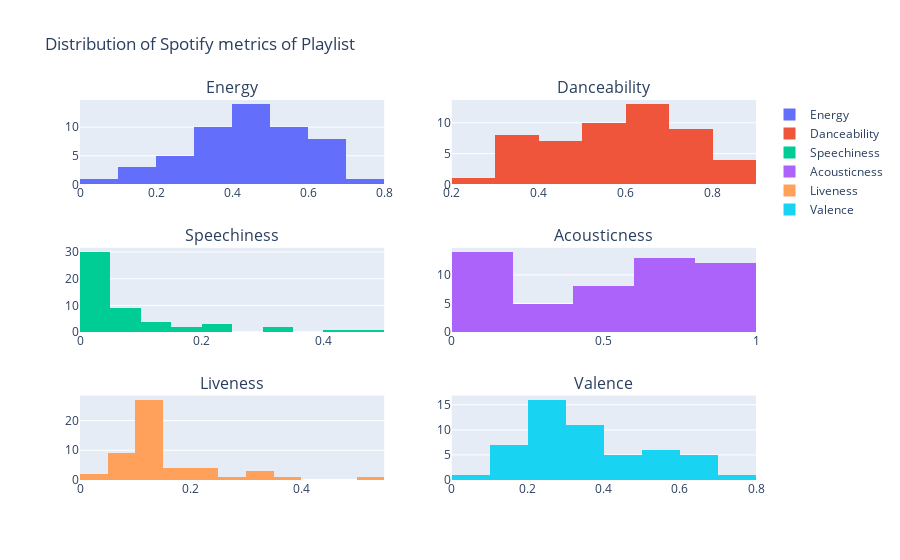

Notebook code for this chart:
### Code cell
fig = make_subplots(rows=3, cols=2,
                    subplot_titles = ['Energy', 'Danceability', 'Speechiness',
                                      'Acousticness', 'Liveness', 'Valence'])
fig.add_trace(go.Histogram(x=FeatureDF['energy'], name = 'Energy'), row=1, col=1)
fig.add_trace(go.Histogram(x=FeatureDF['danceability'], name = 'Danceability'), row=1, col=2)
fig.add_trace(go.Histogram(x=FeatureDF['speechiness'], name = 'Speechiness'), row=2, col=1)
fig.add_trace(go.Histogram(x=FeatureDF['acousticness'], name = 'Acousticness'), row=2, col=2)
fig.add_trace(go.Histogram(x=FeatureDF['liveness'], name = 'Liveness'), row=3, col=1)
fig.add_trace(go.Histogram(x=FeatureDF['valence'], name = 'Valence'), row=3, col=2)
fig.update_layout(title = "Distribution of Spotify metrics of Playlist")
fig.show()

### Figure 1 — Plotly figure (JSON) as saved in the notebook; plotly's stock layout.template omitted (floating-point values rounded to 4 significant figures)
{"data": [{"name": "Energy", "type": "histogram", "x": [0.356, 0.31, 0.525, 0.678, 0.669, 0.247, 0.58, 0.459, 0.481, 0.488, 0.254, 0.786, 0.543, 0.599, 0.675, 0.667, 0.415, 0.39, 0.436, 0.277, 0.39, 0.589, 0.661, 0.35, 0.364, 0.459, 0.429, 0.458, 0.229, 0.501, 0.436, 0.454, 0.543, 0.405, 0.446, 0.516, 0.313, 0.56, 0.161, 0.265, 0.381, 0.349, 0.451, 0.301, 0.588, 0.172, 0.0948, 0.199, 0.625, 0.676, 0.639, 0.449], "xaxis": "x", "yaxis": "y"}, {"name": "Danceability", "type": "histogram", "x": [0.786, 0.348, 0.611, 0.533, 0.481, 0.36, 0.358, 0.693, 0.661, 0.606, 0.541, 0.814, 0.824, 0.738, 0.742, 0.552, 0.661, 0.739, 0.756, 0.659, 0.784, 0.58, 0.679, 0.666, 0.831, 0.601, 0.432, 0.534, 0.49, 0.735, 0.656, 0.677, 0.696, 0.504, 0.502, 0.507, 0.439, 0.338, 0.401, 0.747, 0.512, 0.254, 0.317, 0.37, 0.435, 0.364, 0.338, 0.43, 0.585, 0.721, 0.833, 0.678], "xaxis": "x2", "yaxis": "y2"}, {"name": "Speechiness", "type": "histogram", "x": [0.0462, 0.0413, 0.0354, 0.0256, 0.455, 0.0396, 0.045, 0.0407, 0.0294, 0.0255, 0.0387, 0.232, 0.209, 0.0393, 0.0907, 0.333, 0.183, 0.0918, 0.0457, 0.119, 0.0615, 0.327, 0.124, 0.0389, 0.124, 0.44, 0.0293, 0.233, 0.0273, 0.167, 0.0744, 0.0673, 0.0454, 0.0515, 0.0365, 0.106, 0.0291, 0.0298, 0.0372, 0.0354, 0.0258, 0.0379, 0.0347, 0.0322, 0.0336, 0.0335, 0.0434, 0.0348, 0.0765, 0.045, 0.0676, 0.0869], "xaxis": "x3", "yaxis": "y3"}, {"name": "Acousticness", "type": "histogram", "x": [0.771, 0.845, 0.767, 0.663, 0.92, 0.838, 0.768, 0.733, 0.662, 0.597, 0.929, 0.069, 0.101, 0.434, 0.139, 0.0381, 0.0202, 0.0475, 0.0554, 0.443, 0.286, 0.343, 0.0641, 0.204, 0.0268, 0.195, 0.0095, 0.299, 0.804, 0.627, 0.845, 0.83, 0.438, 0.786, 0.466, 0.457, 0.692, 0.204, 0.781, 0.745, 0.784, 0.85, 0.537, 0.845, 0.735, 0.92, 0.884, 0.906, 0.0444, 0.0052, 0.152, 0.477], "xaxis": "x4", "yaxis": "y4"}, {"name": "Liveness", "type": "histogram", "x": [0.1, 0.111, 0.112, 0.145, 0.139, 0.104, 0.127, 0.12, 0.0789, 0.184, 0.101, 0.0976, 0.178, 0.13, 0.167, 0.0777, 0.31, 0.0732, 0.309, 0.128, 0.139, 0.121, 0.0976, 0.238, 0.0736, 0.144, 0.136, 0.095, 0.126, 0.104, 0.221, 0.274, 0.394, 0.102, 0.331, 0.128, 0.0464, 0.108, 0.118, 0.11, 0.109, 0.234, 0.0898, 0.113, 0.156, 0.0916, 0.1, 0.145, 0.0376, 0.205, 0.101, 0.536], "xaxis": "x5", "yaxis": "y5"}, {"name": "Valence", "type": "histogram", "x": [0.519, 0.0474, 0.299, 0.683, 0.351, 0.279, 0.352, 0.35, 0.154, 0.468, 0.251, 0.797, 0.548, 0.575, 0.679, 0.348, 0.286, 0.285, 0.228, 0.24, 0.316, 0.363, 0.388, 0.272, 0.649, 0.231, 0.205, 0.275, 0.281, 0.551, 0.196, 0.273, 0.3, 0.176, 0.311, 0.486, 0.243, 0.576, 0.112, 0.2, 0.114, 0.303, 0.459, 0.149, 0.516, 0.105, 0.237, 0.477, 0.666, 0.394, 0.448, 0.606], "xaxis": "x6", "yaxis": "y6"}], "layout": {"annotations": [{"font": {"size": 16}, "showarrow": false, "text": "Energy", "x": 0.225, "xanchor": "center", "xref": "paper", "y": 1, "yanchor": "bottom", "yref": "paper"}, {"font": {"size": 16}, "showarrow": false, "text": "Danceability", "x": 0.775, "xanchor": "center", "xref": "paper", "y": 1, "yanchor": "bottom", "yref": "paper"}, {"font": {"size": 16}, "showarrow": false, "text": "Speechiness", "x": 0.225, "xanchor": "center", "xref": "paper", "y": 0.6111, "yanchor": "bottom", "yref": "paper"}, {"font": {"size": 16}, "showarrow": false, "text": "Acousticness", "x": 0.775, "xanchor": "center", "xref": "paper", "y": 0.6111, "yanchor": "bottom", "yref": "paper"}, {"font": {"size": 16}, "showarrow": false, "text": "Liveness", "x": 0.225, "xanchor": "center", "xref": "paper", "y": 0.2222, "yanchor": "bottom", "yref": "paper"}, {"font": {"size": 16}, "showarrow": false, "text": "Valence", "x": 0.775, "xanchor": "center", "xref": "paper", "y": 0.2222, "yanchor": "bottom", "yref": "paper"}], "title": {"text": "Distribution of Spotify metrics of Playlist"}, "xaxis": {"anchor": "y", "domain": [0, 0.45]}, "xaxis2": {"anchor": "y2", "domain": [0.55, 1]}, "xaxis3": {"anchor": "y3", "domain": [0, 0.45]}, "xaxis4": {"anchor": "y4", "domain": [0.55, 1]}, "xaxis5": {"anchor": "y5", "domain": [0, 0.45]}, "xaxis6": {"anchor": "y6", "domain": [0.55, 1]}, "yaxis": {"anchor": "x", "domain": [0.7778, 1]}, "yaxis2": {"anchor": "x2", "domain": [0.7778, 1]}, "yaxis3": {"anchor": "x3", "domain": [0.3889, 0.6111]}, "yaxis4": {"anchor": "x4", "domain": [0.3889, 0.6111]}, "yaxis5": {"anchor": "x5", "domain": [0, 0.2222]}, "yaxis6": {"anchor": "x6", "domain": [0, 0.2222]}}}
